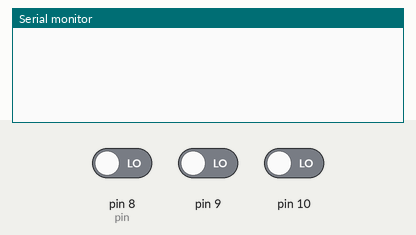
Simulated run of this sketch. Board: Arduino Uno, built with avr-gcc and run on an emulated ATmega328P. Parts: the last lines printed to the serial monitor. The test bench sets the inputs (shaded band); at power-on: pin 8 (pin) LOW, pin 9 LOW, pin 10 LOW.

Above: at 1.2 s.
1.3 s: pin 8 (pin) driven HIGH
At 1.8 s:
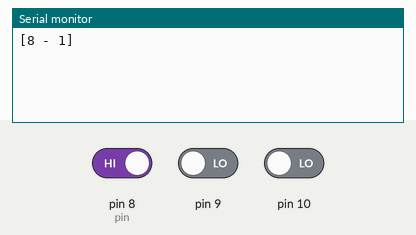
2.8 s: pin 9 driven HIGH
At 4.0 s:
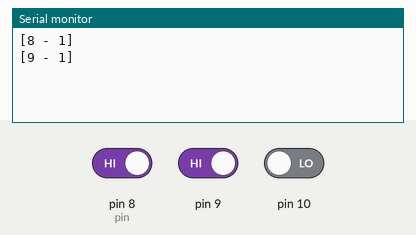
4.3 s: pin 10 driven HIGH
At 5.4 s:
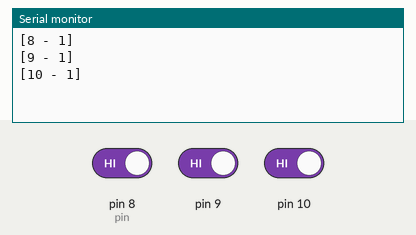
5.8 s: pin 8 (pin) driven LOW
At 6.6 s:
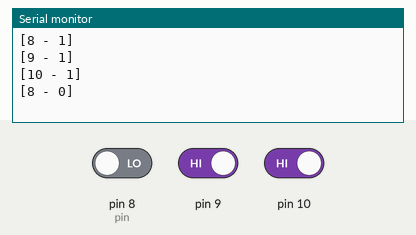
7.3 s: pin 9 driven LOW
At 7.8 s:
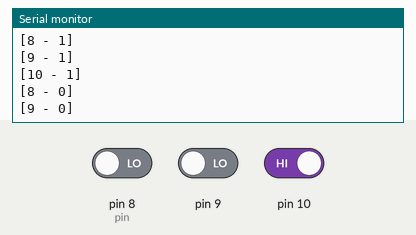
8.8 s: pin 10 driven LOW
At 10.1 s:
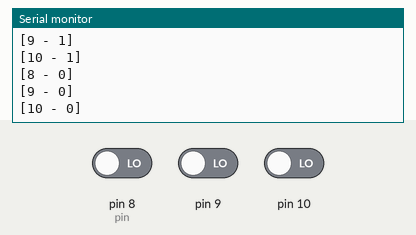
Timing chart, 0 to 11.3 s (numbered marks = the images above; inputs shaded):
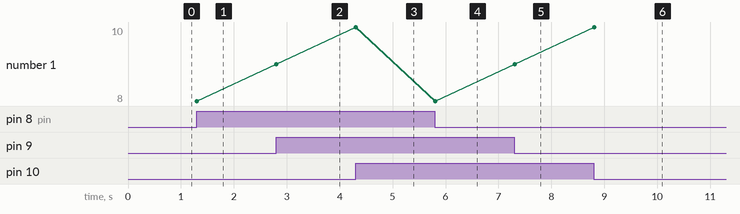

The sketch:

switches_w_structure.ino
```cpp
// here a simple sketch where we manage three
// micro switch with a simple structure that kepps track of:
// * pin number;
// * current status;
// * previous status;


// SWITCH STUFF /////////////////////////////////////////
#define NSWITCHES 3
struct uswitch {
  uint8_t pin;
  bool curState;
  bool prevState;
};
uswitch uswitches[NSWITCHES];

// SETUP //////////////////////////////////////////////////////////////////////////////
void setup()
{
  Serial.begin(9600);

  // SWITCHES //////////////////
  uswitches[0].pin = 8;
  uswitches[1].pin = 9;
  uswitches[2].pin = 10;

  for(int i=0; i<NSWITCHES; i++)
  {
    pinMode( uswitches[i].pin, INPUT);
    uswitches[i].curState = false;
    uswitches[i].prevState = false;
  }
}


// LOOP ///////////////////////////////////////////////////////////////////////////////
void loop()
{
  // SWITCHES
  Serial.print("\n");
  for(int i=0; i<NSWITCHES; i++)
  {
    uswitches[i].curState = digitalRead(uswitches[i].pin);
    if( uswitches[i].curState != uswitches[i].prevState )
    {
      Serial.print("["); Serial.print(uswitches[i].pin);
      Serial.print(" - "); Serial.print(uswitches[i].curState);
      Serial.print("]\t");
      uswitches[i].prevState = uswitches[i].curState;
    }
  }
  Serial.print("\n");

  delay(100);
}
```

Measured:
- after the input at 1.3 s, the serial monitor: prints a new line at once (image 1)
- after the input at 2.8 s, the serial monitor: prints a new line at once (image 2)
- after the input at 4.3 s, the serial monitor: prints a new line at once (image 3)
- after the input at 5.8 s, the serial monitor: prints a new line at once (image 4)
- after the input at 7.3 s, the serial monitor: prints a new line at once (image 5)
- after the input at 8.8 s, the serial monitor: prints a new line at once (image 6)
- plotted number 1: 8 → 9 after the input at 2.8 s, 9 → 10 after the input at 4.3 s, 10 → 8 after the input at 5.8 s, 8 → 9 after the input at 7.3 s, 9 → 10 after the input at 8.8 s
